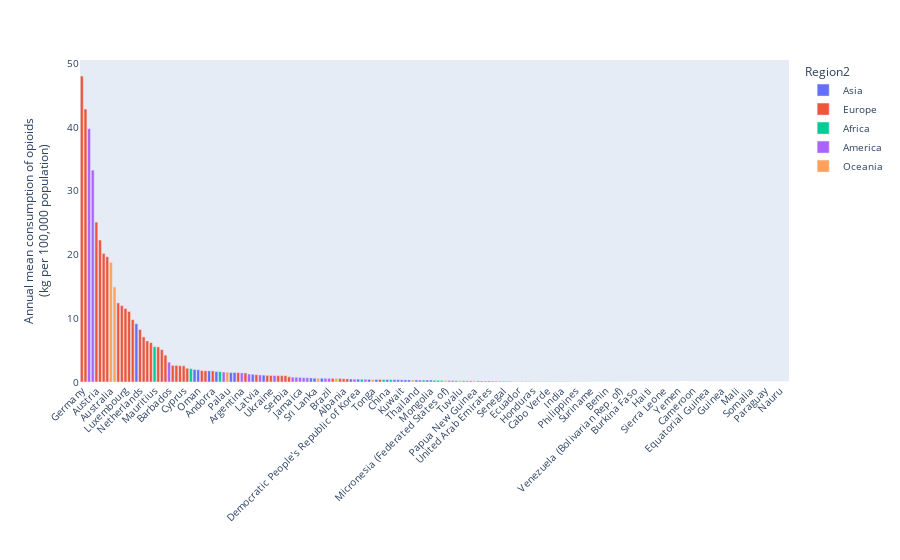

Write notebook code for a chart like this one.
### Code cell
# visualise data 
fig1 = px.bar(df, x='Country', y='meanop_pop',
             hover_data=['Country', 'meanop_pop'],
             color='Region2',
             labels={'meanop_pop':'Annual mean consumption of opioids<br>(kg per 100,000 population)',
                    'Country': ""}
             )

fig1.update_layout(xaxis=dict(categoryorder='total descending'), 
                   xaxis_tickangle=-45,
                   font=dict(size=10),
                   yaxis=dict(showgrid=False))
fig1.show()

#improve figure by: 1) removing grid lines, 2) updating the label of the legend & 
# 3) get the descending ordering to work...

### Figure 1 — Plotly figure (JSON) as saved in the notebook; plotly's stock layout.template omitted (floating-point values rounded to 4 significant figures)
{"data": [{"alignmentgroup": "True", "customdata": [["Afghanistan", 0.05555], ["Armenia", 0.3636], ["Azerbaijan", 0.07346], ["Bahrain", 1.206], ["Bangladesh", 0.08255], ["Bhutan", 0.02469], ["Brunei Darussalam", 0.3639], ["Cambodia", 0], ["China", 0.3853], ["Democratic People's Republic of Korea", 0.4475], ["Georgia", 1.479], ["India", 0.05271], ["Indonesia", 0.07078], ["Iran (Islamic Republic of)", 0.3325], ["Iraq", 0], ["Israel", 9.15], ["Japan", 1.082], ["Jordan", 0.398], ["Kazakhstan", 0.1309], ["Kuwait", 0.343], ["Kyrgyzstan", 0.5936], ["Lao People's Democratic Republic", 0.04569], ["Lebanon", 0.4123], ["Malaysia", 1.641], ["Maldives", 0.07634], ["Mongolia", 0.3134], ["Myanmar", 1.482], ["Nepal", 0.05206], ["Oman", 1.929], ["Pakistan", 0.003347], ["Philippines", 0.03604], ["Qatar", 0.1613], ["Republic of Korea", 1.964], ["Saudi Arabia", 0.6359], ["Singapore", 0.3145], ["Sri Lanka", 0.6003], ["Syrian Arab Republic", 0.1642], ["Tajikistan", 0.01134], ["Thailand", 0.3221], ["Timor-Leste", 0.4746], ["Turkey", 0.3323], ["Turkmenistan", 0.03097], ["United Arab Emirates", 0.1534], ["Uzbekistan", 0.03249], ["Viet Nam", 1.748], ["Yemen", 0]], "hovertemplate": "Region2=Asia<br>=%{customdata[0]}<br>Annual mean consumption of opioids<br>(kg per 100,000 population)=%{customdata[1]}<extra></extra>", "legendgroup": "Asia", "marker": {"color": "#636efa"}, "name": "Asia", "offsetgroup": "Asia", "orientation": "v", "showlegend": true, "textposition": "auto", "type": "bar", "x": ["Afghanistan", "Armenia", "Azerbaijan", "Bahrain", "Bangladesh", "Bhutan", "Brunei Darussalam", "Cambodia", "China", "Democratic People's Republic of Korea", "Georgia", "India", "Indonesia", "Iran (Islamic Republic of)", "Iraq", "Israel", "Japan", "Jordan", "Kazakhstan", "Kuwait", "Kyrgyzstan", "Lao People's Democratic Republic", "Lebanon", "Malaysia", "Maldives", "Mongolia", "Myanmar", "Nepal", "Oman", "Pakistan", "Philippines", "Qatar", "Republic of Korea", "Saudi Arabia", "Singapore", "Sri Lanka", "Syrian Arab Republic", "Tajikistan", "Thailand", "Timor-Leste", "Turkey", "Turkmenistan", "United Arab Emirates", "Uzbekistan", "Viet Nam", "Yemen"], "xaxis": "x", "y": [0.05555, 0.3636, 0.07346, 1.206, 0.08255, 0.02469, 0.3639, 0, 0.3853, 0.4475, 1.479, 0.05271, 0.07078, 0.3325, 0, 9.15, 1.082, 0.398, 0.1309, 0.343, 0.5936, 0.04569, 0.4123, 1.641, 0.07634, 0.3134, 1.482, 0.05206, 1.929, 0.003347, 0.03604, 0.1613, 1.964, 0.6359, 0.3145, 0.6003, 0.1642, 0.01134, 0.3221, 0.4746, 0.3323, 0.03097, 0.1534, 0.03249, 1.748, 0], "yaxis": "y"}, {"alignmentgroup": "True", "customdata": [["Albania", 0.5057], ["Andorra", 1.745], ["Austria", 25.1], ["Belarus", 0.4852], ["Belgium", 22.29], ["Bosnia & Herzegovina", 0.3921], ["Bulgaria", 2.553], ["Croatia", 1.479], ["Cyprus", 2.544], ["Czechia", 2.158], ["Denmark", 19.66], ["Estonia", 2.607], ["Finland", 6.184], ["France", 7.082], ["Germany", 48.03], ["Greece", 0.8267], ["Hungary", 0.9951], ["Iceland", 42.84], ["Ireland", 12.0], ["Italy", 5.517], ["Latvia", 1.152], ["Liechtenstein", null], ["Lithuania", 1.001], ["Luxembourg", 11.54], ["Malta", 4.215], ["Moldova (the Republic of)", 0.5537], ["Monaco", null], ["Montenegro", 0.5659], ["Netherlands", 8.239], ["North Macedonia", 2.608], ["Norway", 11.08], ["Poland", 1.759], ["Portugal", 1.793], ["Romania", 1.046], ["Russian Federation", 0.1812], ["San Marino", null], ["Serbia", 0.993], ["Slovakia", 1.423], ["Slovenia", 6.445], ["Spain", 5.088], ["Sweden", 9.793], ["Switzerland", 20.18], ["UK", 12.42], ["Ukraine", 1.025]], "hovertemplate": "Region2=Europe<br>=%{customdata[0]}<br>Annual mean consumption of opioids<br>(kg per 100,000 population)=%{customdata[1]}<extra></extra>", "legendgroup": "Europe", "marker": {"color": "#EF553B"}, "name": "Europe", "offsetgroup": "Europe", "orientation": "v", "showlegend": true, "textposition": "auto", "type": "bar", "x": ["Albania", "Andorra", "Austria", "Belarus", "Belgium", "Bosnia & Herzegovina", "Bulgaria", "Croatia", "Cyprus", "Czechia", "Denmark", "Estonia", "Finland", "France", "Germany", "Greece", "Hungary", "Iceland", "Ireland", "Italy", "Latvia", "Liechtenstein", "Lithuania", "Luxembourg", "Malta", "Moldova (the Republic of)", "Monaco", "Montenegro", "Netherlands", "North Macedonia", "Norway", "Poland", "Portugal", "Romania", "Russian Federation", "San Marino", "Serbia", "Slovakia", "Slovenia", "Spain", "Sweden", "Switzerland", "UK", "Ukraine"], "xaxis": "x", "y": [0.5057, 1.745, 25.1, 0.4852, 22.29, 0.3921, 2.553, 1.479, 2.544, 2.158, 19.66, 2.607, 6.184, 7.082, 48.03, 0.8267, 0.9951, 42.84, 12.0, 5.517, 1.152, null, 1.001, 11.54, 4.215, 0.5537, null, 0.5659, 8.239, 2.608, 11.08, 1.759, 1.793, 1.046, 0.1812, null, 0.993, 1.423, 6.445, 5.088, 9.793, 20.18, 12.42, 1.025], "yaxis": "y"}, {"alignmentgroup": "True", "customdata": [["Algeria", 0.01636], ["Angola", 0.0001749], ["Benin", 0.02366], ["Botswana", 0.3165], ["Burkina Faso", 0.005387], ["Burundi", 0.004928], ["Cabo Verde", 0.05998], ["Cameroon", 0], ["Central African Republic", 0], ["Chad", 0.000572], ["Comoros", 0.006293], ["Congo", 0], ["Côte d'Ivoire", 0.3898], ["Democratic Republic of the Congo", 0.002599], ["Djibouti", 0], ["Egypt", 0.03774], ["Equatorial Guinea", 0], ["Eritrea", 0], ["Eswatini", 0.4343], ["Ethiopia", 0.0539], ["Gabon", 0], ["Gambia", 0], ["Ghana", 0.2672], ["Guinea", 0], ["Guinea-Bissau", 0], ["Kenya", 0.1927], ["Lesotho", 0], ["Liberia", 0], ["Libya", 0.01509], ["Madagascar", 0.003725], ["Malawi", 0.1485], ["Mali", 0], ["Mauritania", 0], ["Mauritius", 5.553], ["Morocco", 0.1289], ["Mozambique", 0.02228], ["Namibia", 0.366], ["Niger", 0], ["Nigeria", 0.001231], ["Rwanda", 0.05975], ["Sao Tome & Principe", 0], ["Senegal", 0.1241], ["Seychelles", 2.091], ["Sierra Leone", 0.0004507], ["Somalia", 0], ["South Africa", 1.638], ["South Sudan", 0], ["Sudan", 0.02422], ["Tanzania (United Republic of)", 0.1159], ["Togo", 0.01107], ["Tunisia", 0.2739], ["Uganda", 0.2034], ["Zambia", 0.155], ["Zimbabwe", 0.2407]], "hovertemplate": "Region2=Africa<br>=%{customdata[0]}<br>Annual mean consumption of opioids<br>(kg per 100,000 population)=%{customdata[1]}<extra></extra>", "legendgroup": "Africa", "marker": {"color": "#00cc96"}, "name": "Africa", "offsetgroup": "Africa", "orientation": "v", "showlegend": true, "textposition": "auto", "type": "bar", "x": ["Algeria", "Angola", "Benin", "Botswana", "Burkina Faso", "Burundi", "Cabo Verde", "Cameroon", "Central African Republic", "Chad", "Comoros", "Congo", "Côte d'Ivoire", "Democratic Republic of the Congo", "Djibouti", "Egypt", "Equatorial Guinea", "Eritrea", "Eswatini", "Ethiopia", "Gabon", "Gambia", "Ghana", "Guinea", "Guinea-Bissau", "Kenya", "Lesotho", "Liberia", "Libya", "Madagascar", "Malawi", "Mali", "Mauritania", "Mauritius", "Morocco", "Mozambique", "Namibia", "Niger", "Nigeria", "Rwanda", "Sao Tome & Principe", "Senegal", "Seychelles", "Sierra Leone", "Somalia", "South Africa", "South Sudan", "Sudan", "Tanzania (United Republic of)", "Togo", "Tunisia", "Uganda", "Zambia", "Zimbabwe"], "xaxis": "x", "y": [0.01636, 0.0001749, 0.02366, 0.3165, 0.005387, 0.004928, 0.05998, 0, 0, 0.000572, 0.006293, 0, 0.3898, 0.002599, 0, 0.03774, 0, 0, 0.4343, 0.0539, 0, 0, 0.2672, 0, 0, 0.1927, 0, 0, 0.01509, 0.003725, 0.1485, 0, 0, 5.553, 0.1289, 0.02228, 0.366, 0, 0.001231, 0.05975, 0, 0.1241, 2.091, 0.0004507, 0, 1.638, 0, 0.02422, 0.1159, 0.01107, 0.2739, 0.2034, 0.155, 0.2407], "yaxis": "y"}, {"alignmentgroup": "True", "customdata": [["Antigua & Barbuda", 0], ["Argentina", 1.433], ["Bahamas", 1.567], ["Barbados", 3.118], ["Belize", 0.4331], ["Bolivia (Plurinational State of)", 0.0303], ["Brazil", 0.5663], ["Canada", 33.27], ["Chile", 1.254], ["Colombia", 0.7658], ["Costa Rica", 0.6788], ["Cuba", 0.2214], ["Dominica", 0.6788], ["Dominican Republic", 0.1022], ["Ecuador", 0.08592], ["El Salvador", 0.4481], ["Grenada", 0], ["Guatemala", 0.1856], ["Guyana", 1.022], ["Haiti", 0.002765], ["Honduras", 0.07338], ["Jamaica", 0.7241], ["Mexico", 0.07086], ["Nicaragua", 0.06774], ["Panama", 0.318], ["Paraguay", 0], ["Peru", 0.2271], ["Saint Kitts & Nevis", 0], ["Saint Lucia", 0], ["Saint Vincent & the Grenadines", 0.5834], ["Suriname", 0.02926], ["Trinidad & Tobago", 1.109], ["USA", 39.79], ["Uruguay", 0.7419], ["Venezuela (Bolivarian Rep. of)", 0.01292]], "hovertemplate": "Region2=America<br>=%{customdata[0]}<br>Annual mean consumption of opioids<br>(kg per 100,000 population)=%{customdata[1]}<extra></extra>", "legendgroup": "America", "marker": {"color": "#ab63fa"}, "name": "America", "offsetgroup": "America", "orientation": "v", "showlegend": true, "textposition": "auto", "type": "bar", "x": ["Antigua & Barbuda", "Argentina", "Bahamas", "Barbados", "Belize", "Bolivia (Plurinational State of)", "Brazil", "Canada", "Chile", "Colombia", "Costa Rica", "Cuba", "Dominica", "Dominican Republic", "Ecuador", "El Salvador", "Grenada", "Guatemala", "Guyana", "Haiti", "Honduras", "Jamaica", "Mexico", "Nicaragua", "Panama", "Paraguay", "Peru", "Saint Kitts & Nevis", "Saint Lucia", "Saint Vincent & the Grenadines", "Suriname", "Trinidad & Tobago", "USA", "Uruguay", "Venezuela (Bolivarian Rep. of)"], "xaxis": "x", "y": [0, 1.433, 1.567, 3.118, 0.4331, 0.0303, 0.5663, 33.27, 1.254, 0.7658, 0.6788, 0.2214, 0.6788, 0.1022, 0.08592, 0.4481, 0, 0.1856, 1.022, 0.002765, 0.07338, 0.7241, 0.07086, 0.06774, 0.318, 0, 0.2271, 0, 0, 0.5834, 0.02926, 1.109, 39.79, 0.7419, 0.01292], "yaxis": "y"}, {"alignmentgroup": "True", "customdata": [["Australia", 18.78], ["Cook Islands", 0.5608], ["Fiji", 0.3277], ["Kiribati", 0.02883], ["Marshall Islands", 0], ["Micronesia (Federated States of)", 0.2311], ["Nauru", 0], ["New Zealand", 14.93], ["Niue", 0.6], ["Palau", 1.553], ["Papua New Guinea", 0.1782], ["Samoa", 0], ["Solomon Islands", 0.09096], ["Tonga", 0.4003], ["Tuvalu", 0.203], ["Vanuatu", 0]], "hovertemplate": "Region2=Oceania<br>=%{customdata[0]}<br>Annual mean consumption of opioids<br>(kg per 100,000 population)=%{customdata[1]}<extra></extra>", "legendgroup": "Oceania", "marker": {"color": "#FFA15A"}, "name": "Oceania", "offsetgroup": "Oceania", "orientation": "v", "showlegend": true, "textposition": "auto", "type": "bar", "x": ["Australia", "Cook Islands", "Fiji", "Kiribati", "Marshall Islands", "Micronesia (Federated States of)", "Nauru", "New Zealand", "Niue", "Palau", "Papua New Guinea", "Samoa", "Solomon Islands", "Tonga", "Tuvalu", "Vanuatu"], "xaxis": "x", "y": [18.78, 0.5608, 0.3277, 0.02883, 0, 0.2311, 0, 14.93, 0.6, 1.553, 0.1782, 0, 0.09096, 0.4003, 0.203, 0], "yaxis": "y"}], "layout": {"barmode": "relative", "font": {"size": 10}, "legend": {"title": {"text": "Region2"}, "tracegroupgap": 0}, "margin": {"t": 60}, "xaxis": {"anchor": "y", "categoryorder": "total descending", "domain": [0, 1], "tickangle": -45, "title": {"text": ""}}, "yaxis": {"anchor": "x", "domain": [0, 1], "showgrid": false, "title": {"text": "Annual mean consumption of opioids<br>(kg per 100,000 population)"}}}}
